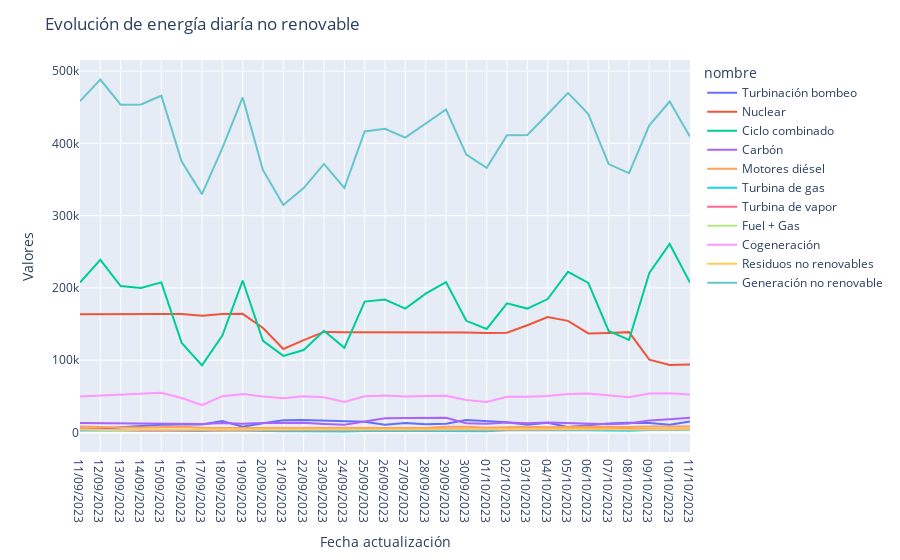

This figure's notebook cell:
### Code cell
fig_no_reno=px.line(data_frame = df_balance[df_balance['tipo de energía'] == 'No-Renovable'],
        x = 'Fecha actualización',
        y = 'Valores',
        color = 'nombre',
        color_discrete_sequence = colores_personalizados
)

fig_no_reno.update_layout(title = 'Evolución de energía diaría no renovable')

fig_no_reno.show()

### Figure 1 — Plotly figure (JSON) as saved in the notebook; plotly's stock layout.template omitted (floating-point values rounded to 4 significant figures)
{"data": [{"hovertemplate": "nombre=Turbinación bombeo<br>Fecha actualización=%{x}<br>Valores=%{y}<extra></extra>", "legendgroup": "Turbinación bombeo", "line": {"color": "#636EFA", "dash": "solid"}, "marker": {"symbol": "circle"}, "mode": "lines", "name": "Turbinación bombeo", "orientation": "v", "showlegend": true, "type": "scatter", "x": ["11/09/2023", "12/09/2023", "13/09/2023", "14/09/2023", "15/09/2023", "16/09/2023", "17/09/2023", "18/09/2023", "19/09/2023", "20/09/2023", "21/09/2023", "22/09/2023", "23/09/2023", "24/09/2023", "25/09/2023", "26/09/2023", "27/09/2023", "28/09/2023", "29/09/2023", "30/09/2023", "01/10/2023", "02/10/2023", "03/10/2023", "04/10/2023", "05/10/2023", "06/10/2023", "07/10/2023", "08/10/2023", "09/10/2023", "10/10/2023", "11/10/2023"], "xaxis": "x", "y": [5242.0, 4400.0, 7141.0, 8771.0, 10600.0, 10800.0, 11030.0, 15820.0, 7985.0, 12820.0, 16810.0, 17310.0, 16400.0, 14720.0, 14650.0, 10640.0, 12960.0, 11140.0, 11970.0, 17000.0, 15330.0, 13880.0, 10750.0, 13200.0, 7383.0, 10280.0, 12320.0, 13200.0, 13080.0, 10480.0, 15060.0], "yaxis": "y"}, {"hovertemplate": "nombre=Nuclear<br>Fecha actualización=%{x}<br>Valores=%{y}<extra></extra>", "legendgroup": "Nuclear", "line": {"color": "#EF553B", "dash": "solid"}, "marker": {"symbol": "circle"}, "mode": "lines", "name": "Nuclear", "orientation": "v", "showlegend": true, "type": "scatter", "x": ["11/09/2023", "12/09/2023", "13/09/2023", "14/09/2023", "15/09/2023", "16/09/2023", "17/09/2023", "18/09/2023", "19/09/2023", "20/09/2023", "21/09/2023", "22/09/2023", "23/09/2023", "24/09/2023", "25/09/2023", "26/09/2023", "27/09/2023", "28/09/2023", "29/09/2023", "30/09/2023", "01/10/2023", "02/10/2023", "03/10/2023", "04/10/2023", "05/10/2023", "06/10/2023", "07/10/2023", "08/10/2023", "09/10/2023", "10/10/2023", "11/10/2023"], "xaxis": "x", "y": [163500.0, 163500.0, 163600.0, 162700.0, 163700.0, 163800.0, 161600.0, 163900.0, 164100.0, 144400.0, 115400.0, 127700.0, 139100.0, 138500.0, 138500.0, 138800.0, 138500.0, 138400.0, 138300.0, 138200.0, 137700.0, 138000.0, 148400.0, 159600.0, 154300.0, 137000.0, 137700.0, 138800.0, 100700.0, 93270.0, 93960.0], "yaxis": "y"}, {"hovertemplate": "nombre=Ciclo combinado<br>Fecha actualización=%{x}<br>Valores=%{y}<extra></extra>", "legendgroup": "Ciclo combinado", "line": {"color": "#00CC96", "dash": "solid"}, "marker": {"symbol": "circle"}, "mode": "lines", "name": "Ciclo combinado", "orientation": "v", "showlegend": true, "type": "scatter", "x": ["11/09/2023", "12/09/2023", "13/09/2023", "14/09/2023", "15/09/2023", "16/09/2023", "17/09/2023", "18/09/2023", "19/09/2023", "20/09/2023", "21/09/2023", "22/09/2023", "23/09/2023", "24/09/2023", "25/09/2023", "26/09/2023", "27/09/2023", "28/09/2023", "29/09/2023", "30/09/2023", "01/10/2023", "02/10/2023", "03/10/2023", "04/10/2023", "05/10/2023", "06/10/2023", "07/10/2023", "08/10/2023", "09/10/2023", "10/10/2023", "11/10/2023"], "xaxis": "x", "y": [207400.0, 238900.0, 202500.0, 199800.0, 207600.0, 123900.0, 92830.0, 133900.0, 210200.0, 126700.0, 105900.0, 114000.0, 140600.0, 117100.0, 181000.0, 183900.0, 171400.0, 192100.0, 208100.0, 154400.0, 143100.0, 178600.0, 171400.0, 184500.0, 222300.0, 206900.0, 140300.0, 128000.0, 220600.0, 260800.0, 207400.0], "yaxis": "y"}, {"hovertemplate": "nombre=Carbón<br>Fecha actualización=%{x}<br>Valores=%{y}<extra></extra>", "legendgroup": "Carbón", "line": {"color": "#AB63FA", "dash": "solid"}, "marker": {"symbol": "circle"}, "mode": "lines", "name": "Carbón", "orientation": "v", "showlegend": true, "type": "scatter", "x": ["11/09/2023", "12/09/2023", "13/09/2023", "14/09/2023", "15/09/2023", "16/09/2023", "17/09/2023", "18/09/2023", "19/09/2023", "20/09/2023", "21/09/2023", "22/09/2023", "23/09/2023", "24/09/2023", "25/09/2023", "26/09/2023", "27/09/2023", "28/09/2023", "29/09/2023", "30/09/2023", "01/10/2023", "02/10/2023", "03/10/2023", "04/10/2023", "05/10/2023", "06/10/2023", "07/10/2023", "08/10/2023", "09/10/2023", "10/10/2023", "11/10/2023"], "xaxis": "x", "y": [13140.0, 12800.0, 12730.0, 12940.0, 12410.0, 12100.0, 11520.0, 12920.0, 11970.0, 12900.0, 13550.0, 13200.0, 11660.0, 10730.0, 15120.0, 19460.0, 19890.0, 19830.0, 20140.0, 12660.0, 12120.0, 13780.0, 12720.0, 13600.0, 12800.0, 12860.0, 11370.0, 12240.0, 16360.0, 18240.0, 20320.0], "yaxis": "y"}, {"hovertemplate": "nombre=Motores diésel<br>Fecha actualización=%{x}<br>Valores=%{y}<extra></extra>", "legendgroup": "Motores diésel", "line": {"color": "#FFA15A", "dash": "solid"}, "marker": {"symbol": "circle"}, "mode": "lines", "name": "Motores diésel", "orientation": "v", "showlegend": true, "type": "scatter", "x": ["11/09/2023", "12/09/2023", "13/09/2023", "14/09/2023", "15/09/2023", "16/09/2023", "17/09/2023", "18/09/2023", "19/09/2023", "20/09/2023", "21/09/2023", "22/09/2023", "23/09/2023", "24/09/2023", "25/09/2023", "26/09/2023", "27/09/2023", "28/09/2023", "29/09/2023", "30/09/2023", "01/10/2023", "02/10/2023", "03/10/2023", "04/10/2023", "05/10/2023", "06/10/2023", "07/10/2023", "08/10/2023", "09/10/2023", "10/10/2023", "11/10/2023"], "xaxis": "x", "y": [8176.0, 7349.0, 6942.0, 6896.0, 7183.0, 7680.0, 6553.0, 6491.0, 6681.0, 7016.0, 6738.0, 6893.0, 6408.0, 6303.0, 7001.0, 6416.0, 5919.0, 5954.0, 7659, 7695.0, 6580.0, 7236.0, 7788.0, 7230.0, 7839.0, 7955.0, 7535.0, 7311.0, 8277.0, 8367.0, 8138.0], "yaxis": "y"}, {"hovertemplate": "nombre=Turbina de gas<br>Fecha actualización=%{x}<br>Valores=%{y}<extra></extra>", "legendgroup": "Turbina de gas", "line": {"color": "#19D3F3", "dash": "solid"}, "marker": {"symbol": "circle"}, "mode": "lines", "name": "Turbina de gas", "orientation": "v", "showlegend": true, "type": "scatter", "x": ["11/09/2023", "12/09/2023", "13/09/2023", "14/09/2023", "15/09/2023", "16/09/2023", "17/09/2023", "18/09/2023", "19/09/2023", "20/09/2023", "21/09/2023", "22/09/2023", "23/09/2023", "24/09/2023", "25/09/2023", "26/09/2023", "27/09/2023", "28/09/2023", "29/09/2023", "30/09/2023", "01/10/2023", "02/10/2023", "03/10/2023", "04/10/2023", "05/10/2023", "06/10/2023", "07/10/2023", "08/10/2023", "09/10/2023", "10/10/2023", "11/10/2023"], "xaxis": "x", "y": [2598.0, 2802.0, 2773.0, 2751.0, 3074.0, 2142.0, 1995.0, 3068.0, 2371.0, 2011.0, 1744.0, 1559.0, 1222.0, 1361.0, 1900.0, 2318.0, 2090.0, 1939.0, 1689.0, 2080.0, 1659.0, 2860.0, 3299.0, 3058.0, 3402.0, 2838.0, 2113.0, 2138.0, 3442.0, 3338.0, 3509.0], "yaxis": "y"}, {"hovertemplate": "nombre=Turbina de vapor<br>Fecha actualización=%{x}<br>Valores=%{y}<extra></extra>", "legendgroup": "Turbina de vapor", "line": {"color": "#FF6692", "dash": "solid"}, "marker": {"symbol": "circle"}, "mode": "lines", "name": "Turbina de vapor", "orientation": "v", "showlegend": true, "type": "scatter", "x": ["11/09/2023", "12/09/2023", "13/09/2023", "14/09/2023", "15/09/2023", "16/09/2023", "17/09/2023", "18/09/2023", "19/09/2023", "20/09/2023", "21/09/2023", "22/09/2023", "23/09/2023", "24/09/2023", "25/09/2023", "26/09/2023", "27/09/2023", "28/09/2023", "29/09/2023", "30/09/2023", "01/10/2023", "02/10/2023", "03/10/2023", "04/10/2023", "05/10/2023", "06/10/2023", "07/10/2023", "08/10/2023", "09/10/2023", "10/10/2023", "11/10/2023"], "xaxis": "x", "y": [4804.0, 3974.0, 3295.0, 2695.0, 2756.0, 2921.0, 2875.0, 3207.0, 3308.0, 3272.0, 3409.0, 3504.0, 3310.0, 3177.0, 4153.0, 3578.0, 3393.0, 3515.0, 4475.0, 3879.0, 3686.0, 3804.0, 3988.0, 4626.0, 4715.0, 4919.0, 4981.0, 4575.0, 4451.0, 4839.0, 4265.0], "yaxis": "y"}, {"hovertemplate": "nombre=Fuel + Gas<br>Fecha actualización=%{x}<br>Valores=%{y}<extra></extra>", "legendgroup": "Fuel + Gas", "line": {"color": "#B6E880", "dash": "solid"}, "marker": {"symbol": "circle"}, "mode": "lines", "name": "Fuel + Gas", "orientation": "v", "showlegend": true, "type": "scatter", "x": ["04/10/2023"], "xaxis": "x", "y": [-0.001], "yaxis": "y"}, {"hovertemplate": "nombre=Cogeneración<br>Fecha actualización=%{x}<br>Valores=%{y}<extra></extra>", "legendgroup": "Cogeneración", "line": {"color": "#FF97FF", "dash": "solid"}, "marker": {"symbol": "circle"}, "mode": "lines", "name": "Cogeneración", "orientation": "v", "showlegend": true, "type": "scatter", "x": ["11/09/2023", "12/09/2023", "13/09/2023", "14/09/2023", "15/09/2023", "16/09/2023", "17/09/2023", "18/09/2023", "19/09/2023", "20/09/2023", "21/09/2023", "22/09/2023", "23/09/2023", "24/09/2023", "25/09/2023", "26/09/2023", "27/09/2023", "28/09/2023", "29/09/2023", "30/09/2023", "01/10/2023", "02/10/2023", "03/10/2023", "04/10/2023", "05/10/2023", "06/10/2023", "07/10/2023", "08/10/2023", "09/10/2023", "10/10/2023", "11/10/2023"], "xaxis": "x", "y": [49570.0, 51010.0, 51680.0, 53490.0, 54780.0, 47630.0, 37680.0, 50170.0, 52970.0, 49710.0, 47310.0, 50000.0, 48660.0, 42270.0, 49990.0, 50970.0, 49620.0, 50450.0, 50700.0, 44710.0, 42110.0, 49200.0, 49220.0, 50470.0, 53120.0, 53830.0, 50790.0, 48590.0, 53970.0, 54220.0, 52340.0], "yaxis": "y"}, {"hovertemplate": "nombre=Residuos no renovables<br>Fecha actualización=%{x}<br>Valores=%{y}<extra></extra>", "legendgroup": "Residuos no renovables", "line": {"color": "#FECB52", "dash": "solid"}, "marker": {"symbol": "circle"}, "mode": "lines", "name": "Residuos no renovables", "orientation": "v", "showlegend": true, "type": "scatter", "x": ["11/09/2023", "12/09/2023", "13/09/2023", "14/09/2023", "15/09/2023", "16/09/2023", "17/09/2023", "18/09/2023", "19/09/2023", "20/09/2023", "21/09/2023", "22/09/2023", "23/09/2023", "24/09/2023", "25/09/2023", "26/09/2023", "27/09/2023", "28/09/2023", "29/09/2023", "30/09/2023", "01/10/2023", "02/10/2023", "03/10/2023", "04/10/2023", "05/10/2023", "06/10/2023", "07/10/2023", "08/10/2023", "09/10/2023", "10/10/2023", "11/10/2023"], "xaxis": "x", "y": [3911.0, 3526.0, 2975.0, 3780.0, 3840.0, 3723.0, 3757.0, 3934.0, 4036.0, 3978.0, 3902.0, 3896.0, 4144.0, 4075.0, 4180.0, 4074.0, 4202.0, 4032.0, 3915.0, 3905.0, 3961.0, 4023.0, 4001.0, 4025.0, 4031.0, 4070.0, 4239.0, 4018.0, 4155.0, 4252.0, 4303.0], "yaxis": "y"}, {"hovertemplate": "nombre=Generación no renovable<br>Fecha actualización=%{x}<br>Valores=%{y}<extra></extra>", "legendgroup": "Generación no renovable", "line": {"color": "rgb(102, 197, 204)", "dash": "solid"}, "marker": {"symbol": "circle"}, "mode": "lines", "name": "Generación no renovable", "orientation": "v", "showlegend": true, "type": "scatter", "x": ["11/09/2023", "12/09/2023", "13/09/2023", "14/09/2023", "15/09/2023", "16/09/2023", "17/09/2023", "18/09/2023", "19/09/2023", "20/09/2023", "21/09/2023", "22/09/2023", "23/09/2023", "24/09/2023", "25/09/2023", "26/09/2023", "27/09/2023", "28/09/2023", "29/09/2023", "30/09/2023", "01/10/2023", "02/10/2023", "03/10/2023", "04/10/2023", "05/10/2023", "06/10/2023", "07/10/2023", "08/10/2023", "09/10/2023", "10/10/2023", "11/10/2023"], "xaxis": "x", "y": [458400.0, 488300.0, 453600.0, 453900.0, 466000.0, 374800.0, 329800.0, 393400.0, 463600.0, 362900.0, 314700.0, 338100.0, 371500.0, 338300.0, 416500.0, 420100.0, 408000.0, 427300.0, 446900.0, 384500.0, 366300.0, 411400.0, 411500.0, 440400.0, 469900.0, 440600.0, 371300.0, 358800.0, 425000.0, 457900.0, 409300.0], "yaxis": "y"}], "layout": {"legend": {"title": {"text": "nombre"}, "tracegroupgap": 0}, "margin": {"t": 60}, "title": {"text": "Evolución de energía diaría no renovable"}, "xaxis": {"anchor": "y", "domain": [0, 1], "title": {"text": "Fecha actualización"}}, "yaxis": {"anchor": "x", "domain": [0, 1], "title": {"text": "Valores"}}}}
